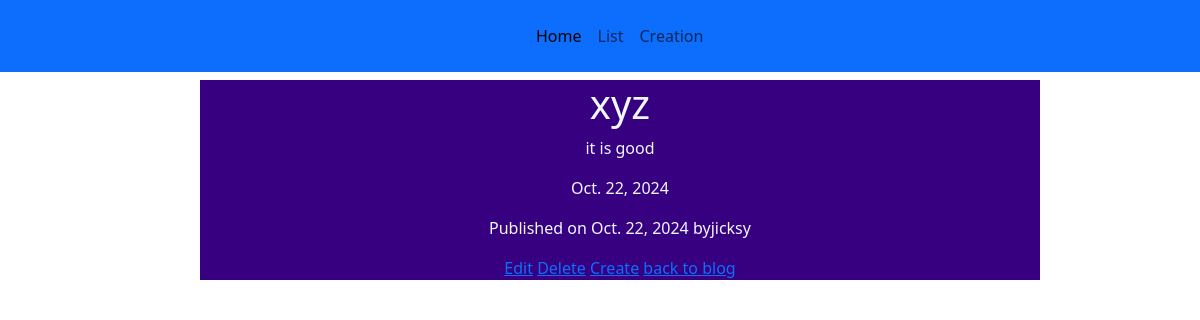
The app's page /cbvdetail/1/ with its own data.
### blog/models.py (models this page shows)
class PostModel(models.Model):
    id=models.BigAutoField(
        primary_key=True
    )
    title=models.CharField(
        max_length=50,
        null=False,
        blank=False,
        unique=True,
        verbose_name='title'
    )
    content=models.TextField(
        max_length=30,
        verbose_name='descrption'
    )
    pdate=models.DateField()
    author=models.CharField(
        max_length=50,
    )

### blog/views.py (the view)
# urls.py: path('cbvdetail/<int:pk>/',taskDetailstview.as_view(),name='view_details'),
class taskDetailstview(DetailView):
    model=PostModel
    template_name='detailsview.html'
    context_object_name='post'

### blog/templates/detailsview.html (shortened to what this page needs)
{% extends 'base.html'%}
{% block content %}
<div style="text-align: center; margin-left: 200px; width: 70%; height: 70%; background-color: rgb(55, 0, 128);" >
    <h1 style="color: aliceblue;"> {{ post.title }}</h1>
    <p style="color: aliceblue;">{{ post.content }}</p>
    <p style="color: aliceblue;">{{ post.pdate }}</p>
    <p style="color: aliceblue;">Published on {{ post.pdate }} by{{ post.author }} </b></p>
    <a href="{% url 'view_update' post.pk %}">Edit</a>
    <a href="{% url 'view_Delete' post.pk %}">Delete</a>
    <a href="{% url 'usercreation' %}">Create</a>
    <a href="{% url 'listblog'  %}">back to blog</a>
</div>
{% endblock %}

### records on screen
PostModel: title "xyz", content "it is good", pdate "Oct. 22, 2024", author "jicksy"
